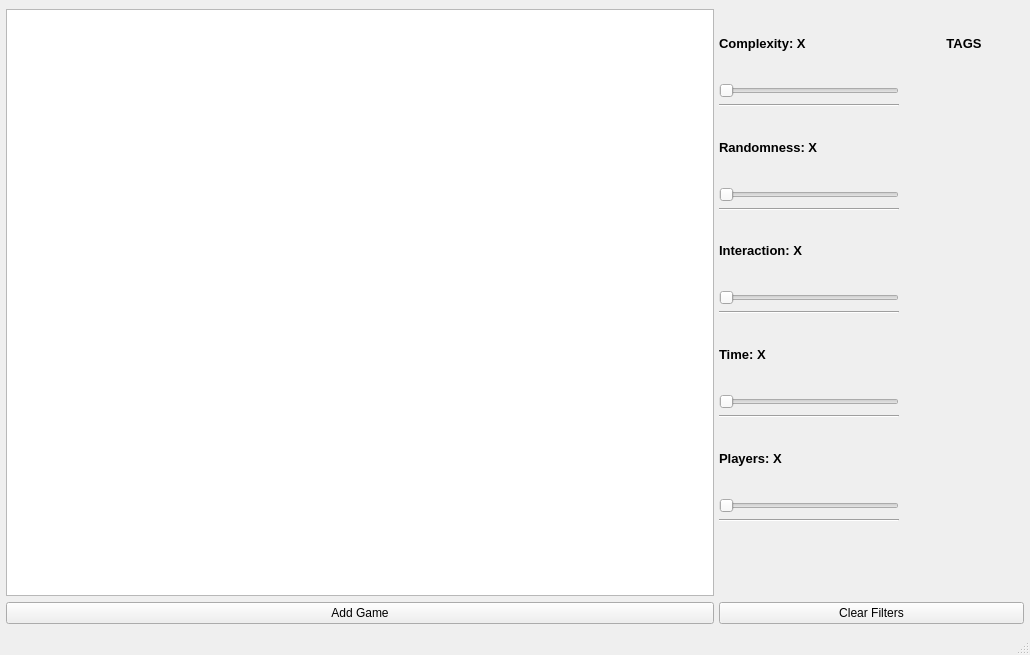
<?xml version="1.0" encoding="UTF-8"?>
<ui version="4.0">
 <class>MainWindow</class>
 <widget class="QMainWindow" name="MainWindow">
  <property name="geometry">
   <rect>
    <x>0</x>
    <y>0</y>
    <width>1030</width>
    <height>655</height>
   </rect>
  </property>
  <property name="windowTitle">
   <string>MainWindow</string>
  </property>
  <widget class="QWidget" name="centralwidget">
   <layout class="QGridLayout" name="gridLayout">
    <property name="leftMargin">
     <number>6</number>
    </property>
    <property name="rightMargin">
     <number>6</number>
    </property>
    <property name="horizontalSpacing">
     <number>5</number>
    </property>
    <item row="5" column="1">
     <widget class="QSlider" name="horizontalSlider_2">
      <property name="sizePolicy">
       <sizepolicy hsizetype="Fixed" vsizetype="Fixed">
        <horstretch>0</horstretch>
        <verstretch>0</verstretch>
       </sizepolicy>
      </property>
      <property name="maximumSize">
       <size>
        <width>250</width>
        <height>16777215</height>
       </size>
      </property>
      <property name="minimum">
       <number>-1</number>
      </property>
      <property name="maximum">
       <number>5</number>
      </property>
      <property name="pageStep">
       <number>1</number>
      </property>
      <property name="sliderPosition">
       <number>-1</number>
      </property>
      <property name="orientation">
       <enum>Qt::Horizontal</enum>
      </property>
     </widget>
    </item>
    <item row="2" column="1">
     <widget class="QSlider" name="horizontalSlider">
      <property name="sizePolicy">
       <sizepolicy hsizetype="Fixed" vsizetype="Fixed">
        <horstretch>0</horstretch>
        <verstretch>0</verstretch>
       </sizepolicy>
      </property>
      <property name="minimumSize">
       <size>
        <width>150</width>
        <height>0</height>
       </size>
      </property>
      <property name="maximumSize">
       <size>
        <width>99999</width>
        <height>16777215</height>
       </size>
      </property>
      <property name="minimum">
       <number>-1</number>
      </property>
      <property name="maximum">
       <number>5</number>
      </property>
      <property name="pageStep">
       <number>1</number>
      </property>
      <property name="value">
       <number>-1</number>
      </property>
      <property name="orientation">
       <enum>Qt::Horizontal</enum>
      </property>
     </widget>
    </item>
    <item row="9" column="1">
     <widget class="Line" name="line_3">
      <property name="orientation">
       <enum>Qt::Horizontal</enum>
      </property>
     </widget>
    </item>
    <item row="6" column="1">
     <widget class="Line" name="line_2">
      <property name="orientation">
       <enum>Qt::Horizontal</enum>
      </property>
     </widget>
    </item>
    <item row="12" column="1">
     <widget class="Line" name="line_4">
      <property name="orientation">
       <enum>Qt::Horizontal</enum>
      </property>
     </widget>
    </item>
    <item row="18" column="1" colspan="2">
     <widget class="QPushButton" name="clearFiltersButton">
      <property name="text">
       <string>Clear Filters</string>
      </property>
     </widget>
    </item>
    <item row="18" column="0">
     <widget class="QPushButton" name="addButton">
      <property name="text">
       <string>Add Game</string>
      </property>
     </widget>
    </item>
    <item row="4" column="1">
     <widget class="QLabel" name="label_2">
      <property name="maximumSize">
       <size>
        <width>300</width>
        <height>200</height>
       </size>
      </property>
      <property name="font">
       <font>
        <pointsize>10</pointsize>
        <weight>75</weight>
        <bold>true</bold>
       </font>
      </property>
      <property name="text">
       <string>Randomness: X</string>
      </property>
      <property name="alignment">
       <set>Qt::AlignLeading|Qt::AlignLeft|Qt::AlignVCenter</set>
      </property>
     </widget>
    </item>
    <item row="1" column="1">
     <widget class="QLabel" name="label">
      <property name="maximumSize">
       <size>
        <width>300</width>
        <height>200</height>
       </size>
      </property>
      <property name="font">
       <font>
        <pointsize>10</pointsize>
        <weight>75</weight>
        <bold>true</bold>
       </font>
      </property>
      <property name="text">
       <string>Complexity: X</string>
      </property>
      <property name="alignment">
       <set>Qt::AlignLeading|Qt::AlignLeft|Qt::AlignVCenter</set>
      </property>
     </widget>
    </item>
    <item row="13" column="1">
     <widget class="QLabel" name="label_5">
      <property name="font">
       <font>
        <pointsize>10</pointsize>
        <weight>75</weight>
        <bold>true</bold>
       </font>
      </property>
      <property name="text">
       <string>Players: X</string>
      </property>
      <property name="alignment">
       <set>Qt::AlignLeading|Qt::AlignLeft|Qt::AlignVCenter</set>
      </property>
     </widget>
    </item>
    <item row="3" column="1">
     <widget class="Line" name="line">
      <property name="orientation">
       <enum>Qt::Horizontal</enum>
      </property>
     </widget>
    </item>
    <item row="10" column="1">
     <widget class="QLabel" name="label_4">
      <property name="font">
       <font>
        <pointsize>10</pointsize>
        <weight>75</weight>
        <bold>true</bold>
       </font>
      </property>
      <property name="text">
       <string>Time: X</string>
      </property>
      <property name="alignment">
       <set>Qt::AlignLeading|Qt::AlignLeft|Qt::AlignVCenter</set>
      </property>
     </widget>
    </item>
    <item row="11" column="1">
     <widget class="QSlider" name="horizontalSlider_4">
      <property name="sizePolicy">
       <sizepolicy hsizetype="Fixed" vsizetype="Fixed">
        <horstretch>0</horstretch>
        <verstretch>0</verstretch>
       </sizepolicy>
      </property>
      <property name="maximumSize">
       <size>
        <width>250</width>
        <height>16777215</height>
       </size>
      </property>
      <property name="minimum">
       <number>-1</number>
      </property>
      <property name="maximum">
       <number>5</number>
      </property>
      <property name="pageStep">
       <number>1</number>
      </property>
      <property name="sliderPosition">
       <number>-1</number>
      </property>
      <property name="orientation">
       <enum>Qt::Horizontal</enum>
      </property>
     </widget>
    </item>
    <item row="8" column="1">
     <widget class="QSlider" name="horizontalSlider_3">
      <property name="sizePolicy">
       <sizepolicy hsizetype="Fixed" vsizetype="Fixed">
        <horstretch>0</horstretch>
        <verstretch>0</verstretch>
       </sizepolicy>
      </property>
      <property name="maximumSize">
       <size>
        <width>250</width>
        <height>16777215</height>
       </size>
      </property>
      <property name="minimum">
       <number>-1</number>
      </property>
      <property name="maximum">
       <number>5</number>
      </property>
      <property name="pageStep">
       <number>1</number>
      </property>
      <property name="sliderPosition">
       <number>-1</number>
      </property>
      <property name="orientation">
       <enum>Qt::Horizontal</enum>
      </property>
     </widget>
    </item>
    <item row="14" column="1">
     <widget class="QSlider" name="horizontalSlider_5">
      <property name="sizePolicy">
       <sizepolicy hsizetype="Fixed" vsizetype="Fixed">
        <horstretch>0</horstretch>
        <verstretch>0</verstretch>
       </sizepolicy>
      </property>
      <property name="minimumSize">
       <size>
        <width>180</width>
        <height>0</height>
       </size>
      </property>
      <property name="maximumSize">
       <size>
        <width>160</width>
        <height>16777215</height>
       </size>
      </property>
      <property name="minimum">
       <number>-1</number>
      </property>
      <property name="maximum">
       <number>9</number>
      </property>
      <property name="pageStep">
       <number>1</number>
      </property>
      <property name="sliderPosition">
       <number>-1</number>
      </property>
      <property name="orientation">
       <enum>Qt::Horizontal</enum>
      </property>
     </widget>
    </item>
    <item row="7" column="1">
     <widget class="QLabel" name="label_3">
      <property name="font">
       <font>
        <pointsize>10</pointsize>
        <weight>75</weight>
        <bold>true</bold>
       </font>
      </property>
      <property name="text">
       <string>Interaction: X</string>
      </property>
      <property name="alignment">
       <set>Qt::AlignLeading|Qt::AlignLeft|Qt::AlignVCenter</set>
      </property>
     </widget>
    </item>
    <item row="15" column="1">
     <widget class="Line" name="line_5">
      <property name="orientation">
       <enum>Qt::Horizontal</enum>
      </property>
     </widget>
    </item>
    <item row="1" column="0" rowspan="16">
     <widget class="QGraphicsView" name="graphicsView">
      <property name="sizePolicy">
       <sizepolicy hsizetype="Expanding" vsizetype="Expanding">
        <horstretch>0</horstretch>
        <verstretch>0</verstretch>
       </sizepolicy>
      </property>
      <property name="minimumSize">
       <size>
        <width>700</width>
        <height>0</height>
       </size>
      </property>
     </widget>
    </item>
    <item row="2" column="2" rowspan="15">
     <layout class="QVBoxLayout" name="tagsLayout"/>
    </item>
    <item row="1" column="2">
     <widget class="QLabel" name="tagsLabels">
      <property name="sizePolicy">
       <sizepolicy hsizetype="Fixed" vsizetype="Preferred">
        <horstretch>0</horstretch>
        <verstretch>0</verstretch>
       </sizepolicy>
      </property>
      <property name="minimumSize">
       <size>
        <width>120</width>
        <height>0</height>
       </size>
      </property>
      <property name="font">
       <font>
        <pointsize>10</pointsize>
        <weight>75</weight>
        <bold>true</bold>
       </font>
      </property>
      <property name="text">
       <string>TAGS</string>
      </property>
      <property name="alignment">
       <set>Qt::AlignCenter</set>
      </property>
     </widget>
    </item>
   </layout>
  </widget>
  <widget class="QMenuBar" name="menubar">
   <property name="geometry">
    <rect>
     <x>0</x>
     <y>0</y>
     <width>1030</width>
     <height>25</height>
    </rect>
   </property>
  </widget>
  <widget class="QStatusBar" name="statusbar"/>
 </widget>
 <resources/>
 <connections/>
</ui>
